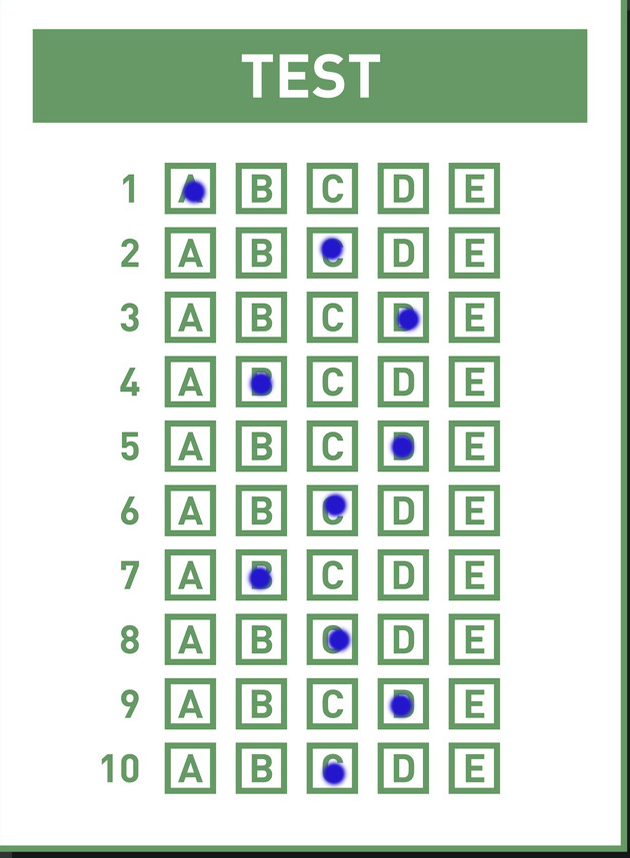
#> input picture files/answer_test_uchun.png, 630 x 858 px, found by its file name
$ jupyter execute 'DTM-tekshrish uchun.ipynb'
#> lines starting #> are read from the running program, lines starting #| are printed output that depends on the picture; after the words box and inside, x2 and y2 are one past the last pixel; in counts of white or black regions, pixels touching at a corner belong together
[cell 1]
import numpy as np
import cv2
import matplotlib.pyplot as plt

[cell 2]
##1. Rasmlarni tayyorlash. Grayscale

#javobli blankani yuklash
javob_varaq = cv2.imread('answer_test_uchun.png')
#> javob_varaq is the input picture: shape (858, 630, 3); mean B, G, R 213.5, 224.9, 212.5
javob_varaq = cv2.cvtColor(javob_varaq, cv2.COLOR_BGR2RGB)
javob_varaq_gr = cv2.cvtColor(javob_varaq, cv2.COLOR_RGB2GRAY)
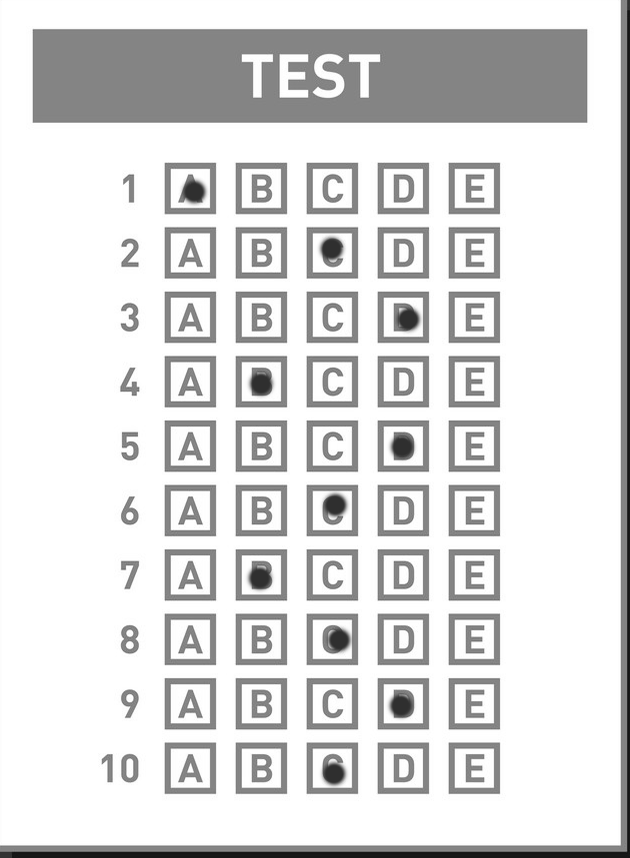
#> javob_varaq_gr: shape (858, 630); min 14, max 255, mean 219.9

#pustoy blankani yuklash
savol_varaq = cv2.imread('empty_blank.png')
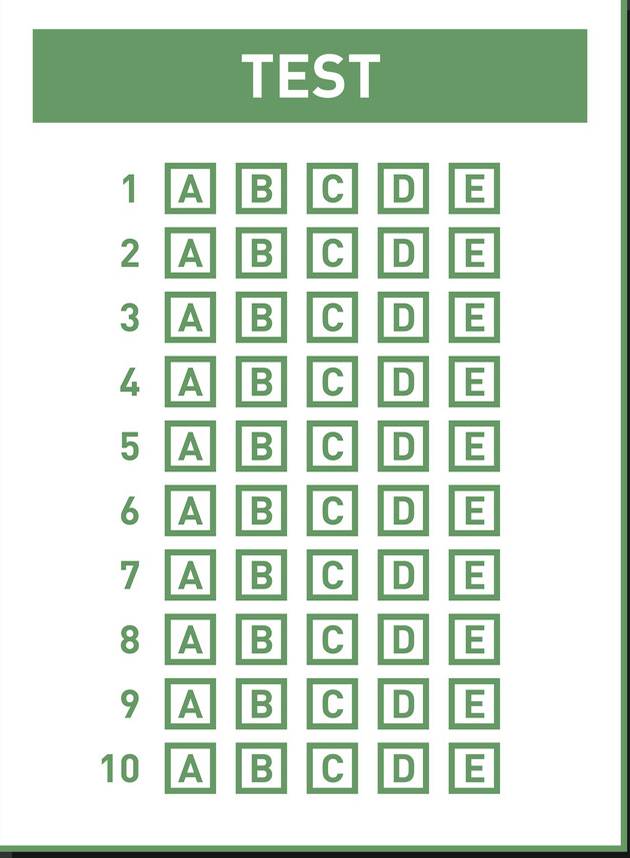
#> input picture files/empty_blank.png, 630 x 858 px, found by its file name
#> savol_varaq is the input picture: shape (858, 630, 3); mean B, G, R 213.3, 226.3, 213.6
savol_varaq = cv2.cvtColor(savol_varaq, cv2.COLOR_BGR2RGB)
savol_varaq_gr = cv2.cvtColor(savol_varaq, cv2.COLOR_RGB2GRAY)
savol_varaq_gr = np.resize(savol_varaq_gr,javob_varaq_gr.shape)

plt.figure(figsize=(10,5))
plt.subplot(121)
plt.imshow(savol_varaq_gr, cmap='gray')
plt.subplot(122)
plt.imshow(javob_varaq_gr,cmap='gray')
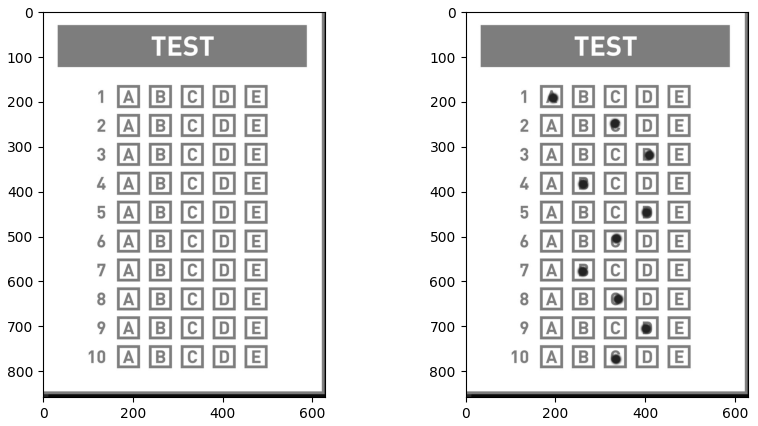
#> figure drawn by matplotlib, 2 panels

[cell 3]
### 2.Osonroq ishlash uchun thresholding qilish
blur_sv = cv2.GaussianBlur(savol_varaq_gr,(7,7),1)
blur_jv = cv2.GaussianBlur(javob_varaq_gr,(7,7),1)

_,binary_sv = cv2.threshold(blur_sv,200,255,cv2.THRESH_BINARY)
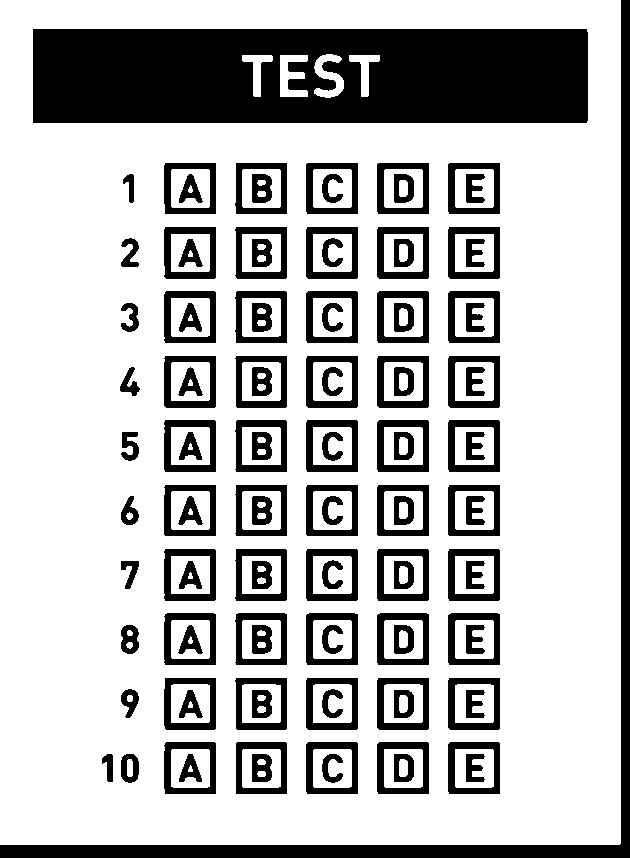
#> binary_sv: shape (858, 630); 73.1% white; 113 black regions, largest, box (x1, y1, x2, y2) and area: (33, 29, 588, 123) 49763, (0, 0, 630, 858) 15796, (306, 420, 358, 472) 1218
_,binary_jv = cv2.threshold(blur_jv,200,255,cv2.THRESH_BINARY)
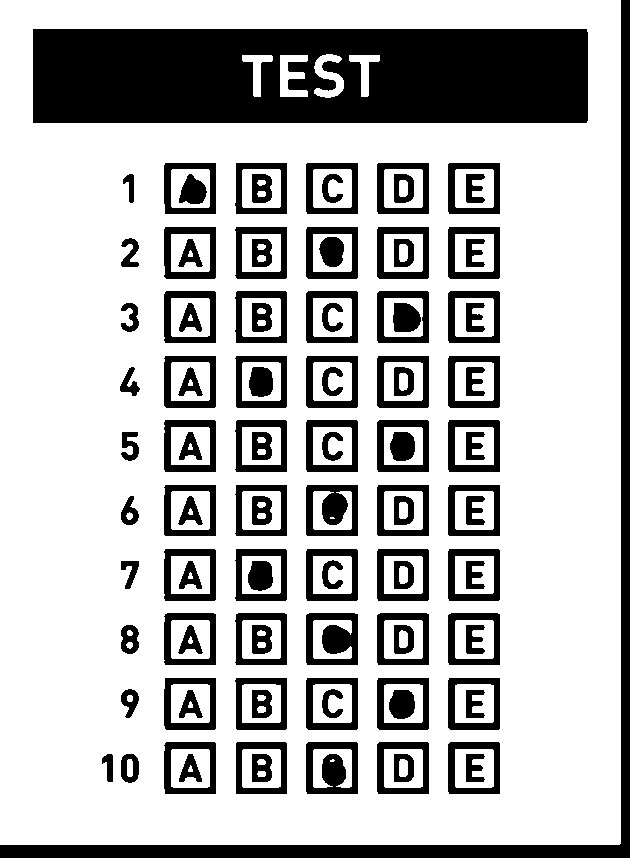
#> binary_jv: shape (858, 630); 72.6% white; 110 black regions

plt.figure(figsize=(10,5))
plt.subplot(121)
plt.imshow(binary_sv, cmap='gray')
plt.subplot(122)
plt.imshow(binary_jv,cmap='gray')

[cell 4]
### 3.Belgilangan va belgilanmagan kataklarni solishtirish.

def getKataklar(binary):
    """Binary rasm yuborib katakchalar konturlari aniqlanib, osha katakni qirqib listga rasm np array
    qilib yozib qaytaruvchi funksiya"""

    contours, hierarachy = cv2.findContours(binary,cv2.RETR_TREE,cv2.CHAIN_APPROX_NONE)
#> contours = 212 contours, 10 with area under 20; largest, box (x1, y1, x2, y2) and area: (0, 0, 621, 845) 523280, (32, 28, 589, 124) 52812, (447, 419, 501, 473) 2800, (305, 419, 359, 473) 2800, (447, 741, 501, 795) 2799

    katakchalar = []

    for i in range(len(contours)-1,0,-1): #contourlarni variantlar ketma ketligi boyicha loop qilib oldim. kontorlarni
                                         #ongdan chapga qarab topgani uchun teskari loop qilib oldim.

        area = cv2.contourArea(contours[i]) #contour uzunligini (perimetrini) kichkina konturlardan qutilish uchun topib oldim.

        #faqatgina kvadrat test harf varianti bor  contourlarni belgilab olib, listga yozdim.
        if area > 2000 and area < 3000:
            x,y,w,h = cv2.boundingRect(contours[i])
            katak = binary[y:y+h,x:x+w]
            katakchalar.append(katak)
#> this loop made 211 passes
#> (i, area, x, y, w, h) on passes 9, 14, 17, 21, 24, 29, 34, 37, 41, 44, 49, 54: (203, 2741, 163, 162, 54, 53), (198, 2705, 234, 162, 54, 53), (195, 2750, 305, 162, 54, 53), (191, 2750, 376, 162, 54, 53), (188, 2750, 447, 162, 54, 53), (183, 2790, 163, 226, 54, 54), (178, 2754, 234, 226, 54, 54), (175, 2799, 305, 226, 54, 54), (171, 2799, 376, 226, 54, 54), (168, 2799, 447, 226, 54, 54), (163, 2796, 163, 290, 54, 54), (158, 2755, 234, 290, 54, 54)
#> (area, x, y, w, h) on passes 61, 64, 69, 74, 77, 81: (2799, 376, 290, 54, 54), (2799, 447, 290, 54, 54), (2796, 163, 355, 54, 54), (2752, 234, 355, 54, 54), (2799, 305, 355, 54, 54), (2799, 376, 355, 54, 54)
#> after the loop, katakchalar = 50 items
    return katakchalar

#bosh katak va belgilangan kataklarni solishtirish uchun alohida rasmlar sifatida listga yigib oldim.
sv_list = getKataklar(binary_sv)
#> sv_list = 50 items
jv_list = getKataklar(binary_jv)
#> in getKataklar (call 2), `contours, hierarachy = cv2.findContours(binary,cv2.RETR_TREE,cv2.CHAIN..`: contours = 203 contours, 11 with area under 20; largest, box (x1, y1, x2, y2) and area: (0, 0, 621, 845) 523280, (32, 28, 589, 124) 52812, (447, 419, 501, 473) 2800, (305, 419, 359, 473) 2800, (447, 741, 501, 795) 2799
#> the loop in getKataklar (call 2), `for i in range(len(contours)-1,0,-1):` made 202 passes
#> (i, area, x, y, w, h) on passes 8, 13, 16, 20, 23, 28, 33, 36, 40, 43, 48, 53: (195, 2741, 163, 162, 54, 53), (190, 2705, 234, 162, 54, 53), (187, 2750, 305, 162, 54, 53), (183, 2750, 376, 162, 54, 53), (180, 2750, 447, 162, 54, 53), (175, 2790, 163, 226, 54, 54), (170, 2754, 234, 226, 54, 54), (167, 2799, 305, 226, 54, 54), (163, 2799, 376, 226, 54, 54), (160, 2799, 447, 226, 54, 54), (155, 2796, 163, 290, 54, 54), (150, 2755, 234, 290, 54, 54)
#> jv_list = 50 items

#Kataklarni solishtirish .
k=13
plt.figure(figsize=(10,5))
plt.subplot(121)
plt.imshow(sv_list[k], cmap='gray')
plt.subplot(122)
plt.imshow(jv_list[k],cmap='gray')
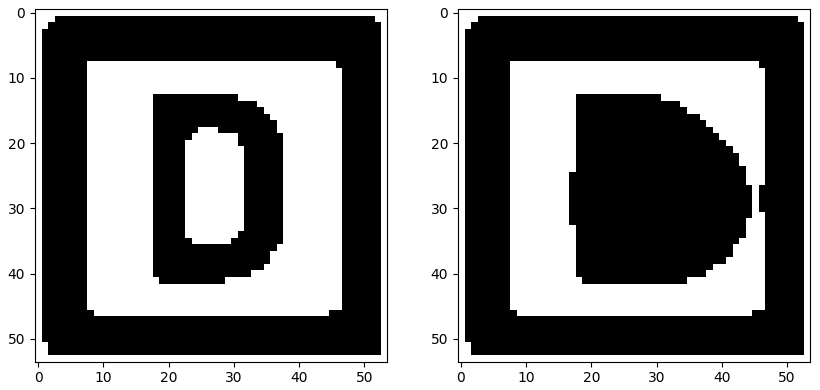
#> figure drawn by matplotlib, 2 panels

[cell 5]
### 4.Bizning javoblar varaqasidagi yozuvlarni o'qib harf korinishiga otkazish.

true_answers = np.array(['A','B','D','E','B','D','A','B','B','A']) #Orginal javoblar
my_answers = [] #Qog'ozda belgilagan javobimizni kompyuter aniqlab shu listga yig'adi.

#Rasmlarni compare qilish uchun uni nisbatlarini topib solishtiramiz.
for k in range(50):
    """Binary rasm solishtirilgani sabali belgilangan katak va belgilanmagan bosh katak orasida farq juda katta boladi,
    2 ta belgilanmagan bosh kataklar farqi esa deyarli -5 +5 oralig'ida"""

    nisbat1 = (sv_list[k].sum())/(sv_list[k].shape[0] * sv_list[k].shape[1])
    nisbat2 = (jv_list[k].sum())/(jv_list[k].shape[0] * jv_list[k].shape[1])
    farq = int(nisbat1) - int(nisbat2) # - ishorani korsatish uchun int ga aylantirdik.


    #javoblar varaqasida katakda qaysi harf belgilanganligni topib listga yozadi.
    if farq > 10:
        print(farq)

        if k%5==0:
            my_answers.append('A')

        elif k%5==1:
            my_answers.append('B')

        elif k%5==2:
            my_answers.append('C')

        elif k%5==3:
            my_answers.append('D')

        elif k%5==4:
            my_answers.append('E')
#> this loop made 50 passes
#> (nisbat1, nisbat2, farq) on passes 1 to 12: (124, 104, 21), (118, 118, 0), (126.8, 126.8, 0), (118.9, 118.9, 0), (121.2, 121.2, 0), (119.5, 119.5, 0), (114.9, 114.9, 0), (121.5, 96.63, 25), (115.5, 115.5, 0), (118.4, 118.4, 0), (121.6, 121.6, 0), (116.4, 116.4, 0)
#> nisbat1 on pass 35: 117.9
#| 21
#| 25
#| 25
#| 15
#| 21
#| 30
#| 17
#| 34
#> (further printed lines are left out)

[cell 6]
### 5. Final. Nechta va necha foiz javob topilganligini tekshirish.

tekshirish = np.char.equal(true_answers,my_answers)

topdi_soni = np.count_nonzero(tekshirish)
foiz = 10 * topdi_soni

print(f"10 ta savoldan {topdi_soni} tasi topildi.")
#| 10 ta savoldan 2 tasi topildi.
print(f"Umumiy savollarning  {foiz}% ga javob topildi.")
#| Umumiy savollarning  20% ga javob topildi.
